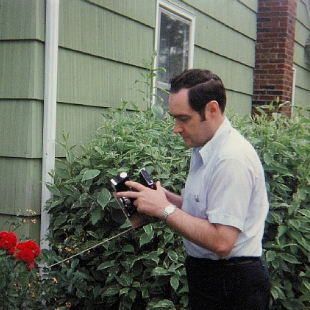
#> input picture left.png, 310 x 310 px
$ python harris_matching_plot.py   (Python 2 division)
#> lines starting #> are read from the running program, lines starting #| are printed output that depends on the picture; after the words box and inside, x2 and y2 are one past the last pixel; in counts of white or black regions, pixels touching at a corner belong together
### harris.py
# -*- coding: utf-8 -*-
from scipy.ndimage import filters
import numpy as np
from numpy import *
import cv2
import matplotlib.pyplot as plt
from PIL import Image
from matplotlib.pyplot import *
def compute_harris_response(im,sigma=3):
    """Compute the Harris corner detector response function
       for each pixel in a graylevel image."""
    imx = np.zeros(im.shape)
    filters.gaussian_filter(im, (sigma,sigma), (0,1), imx)
    imy = np.zeros(im.shape)
    filters.gaussian_filter(im, (sigma,sigma), (1,0), imy)
    # compute components of the Harris matrix
    Wxx = filters.gaussian_filter(imx*imx,sigma)
    Wxy = filters.gaussian_filter(imx*imy,sigma)
    Wyy = filters.gaussian_filter(imy*imy,sigma)
    # determinant and trace
    Wdet = Wxx*Wyy - Wxy**2
    Wtr = Wxx + Wyy
    return Wdet / Wtr
def get_harris_points(harrisim,min_dist=10,threshold=0.1):
    """ Return corners from a Harris response image
    min_dist is the minimum number of pixels separating
     corners and image boundary"""
    # find top corner candidates above a threshold
    corner_threshold = harrisim.max() * threshold
    harrisim_t = (harrisim > corner_threshold) * 1
    # get coordinates of candidates
    coords = np.array(harrisim_t.nonzero()).T
    # ...and their values
    candidate_values = [harrisim[c[0],c[1]] for c in coords]
    # sort candidates
    index = np.argsort(candidate_values)
    # store allowed point locations in array
    allowed_locations = np.zeros(harrisim.shape)
    allowed_locations[min_dist:-min_dist,min_dist:-min_dist] = 1
    # select the best points taking min_distance into account
    filtered_coords = []
    for i in index:
        if allowed_locations[coords[i,0],coords[i,1]] == 1:
            filtered_coords.append(coords[i])
            allowed_locations[(coords[i,0]-min_dist):(coords[i,0]+min_dist),
            (coords[i,1]-min_dist):(coords[i,1]+min_dist)] = 0
    return filtered_coords
def plot_harris_points(image,filtered_coords):
    """ Plots corners found in image. """
    figure()
    gray()
    imshow(image)
    plot([p[1] for p in filtered_coords],[p[0] for p in filtered_coords],"*")
    axis("off")
    show()
def get_descriptors(image,filtered_coords,wid=5):
    """ For each point return pixel values around the point
    using a neighbourhood of width 2*wid+1. (Assume points are
    extracted with min_distance > wid). """
    desc = []
    for coords in filtered_coords:
        patch = image[coords[0]-wid:coords[0]+wid+1,coords[1]-wid:coords[1]+wid+1].flatten()
        desc.append(patch)
    return desc
def match(desc1,desc2,threshold=0.5):
    """ For each corner point descriptor in the first image,
    select its match to second image using
    normalized cross correlation. """
    n = len(desc1[0])
    # pair-wise distances
    d = -ones((len(desc1),len(desc2)))
    for i in range(len(desc1)):
        for j in range(len(desc2)):
            d1 = (desc1[i] - mean(desc1[i])) / std(desc1[i])
            d2 = (desc2[j] - mean(desc2[j])) / std(desc2[j])
            ncc_value = sum(d1 * d2) / (n-1)
            if ncc_value > threshold:
                d[i,j] = ncc_value
    ndx = argsort(-d)
    matchscores = ndx[:,0]
    return matchscores
def match_twosided(desc1,desc2,threshold=0.5):
    """ Two-sided symmetric version of match(). """
    matches_12 = match(desc1,desc2,threshold)
    matches_21 = match(desc2,desc1,threshold)
    ndx_12 = where(matches_12 >= 0)[0]
    # remove matches that are not symmetric
    for n in ndx_12:
        if matches_21[matches_12[n]] != n:
            matches_12[n] = -1
    return matches_12

def appendimages(im1,im2):
    """ Return a new image that appends the two images side-by-side. """
    # select the image with the fewest rows and fill in enough empty rows
    rows1 = im1.shape[0]
    rows2 = im2.shape[0]
    if rows1 < rows2:
        im1 = concatenate((im1,zeros((rows2-rows1,im1.shape[1]))),axis=0)
    elif rows1 > rows2:
        im2 = concatenate((im2,zeros((rows1-rows2,im2.shape[1]))),axis=0)
    # if none of these cases they are equal, no filling needed.
    return concatenate((im1,im2), axis=1)
def plot_matches(im1,im2,locs1,locs2,matchscores,show_below=True):
    """ Show a figure with lines joining the accepted matches
    input: im1,im2 (images as arrays), locs1,locs2 (feature locations),
    matchscores (as output from ’match()’),
    show_below (if images should be shown below matches). """
    im3 = appendimages(im1,im2)
    if show_below:
        im3 = vstack((im3,im3))
        imshow(im3)
        cols1 = im1.shape[1]
    for i,m in enumerate(matchscores):
        if m>0:
            plot([locs1[i][1],locs2[m][1]+cols1],[locs1[i][0],locs2[m][0]],"c")
    axis("off")
# [9 lines of commented-out code are left out]
im = np.array(Image.open("left.png").convert("L"))
harrisim = compute_harris_response(im)
filtered_coords = get_harris_points(harrisim,6)
#> in get_harris_points, `corner_threshold = harrisim.max() * threshold`: corner_threshold = 4.33
#> in get_harris_points, `harrisim_t = (harrisim > corner_threshold) * 1`:
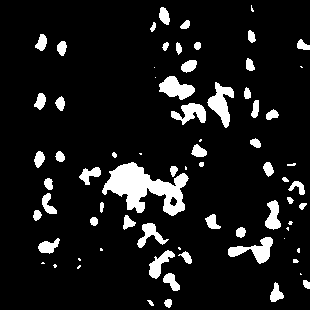
#> harrisim_t: shape (310, 310) int64; values 0 (black) and 1 (white), 9.8% white; 73 white regions (18 under 20 px), largest, box (x1, y1, x2, y2) and area: (102, 162, 189, 216) 2253, (207, 82, 234, 128) 580, (228, 237, 273, 264) 521
#> in get_harris_points, `coords = np.array(harrisim_t.nonzero()).T`: coords = 9452 pairs, first value 5 to 307, second value 33 to 309
#> in get_harris_points, `candidate_values = [harrisim[c[0],c[1]] for c in coords]`: candidate_values = 9452 values, max 43.26 at index 8368, min 4.33 at index 2599, mean 7.77
#> in get_harris_points, `index = np.argsort(candidate_values)`: index = 9452 values, max 9451 at index 1133, min 0 at index 38, mean 4725.5
#> the loop in get_harris_points, `for i in index:` made 9452 passes
#> i on passes 1 to 3: 2599, 3256, 2569
#> after the loop in get_harris_points, `for i in index:`: allowed_locations: shape (310, 310) float64; values 0 (black) and 1 (white), 63.6% white; 19 black regions, largest, box (x1, y1, x2, y2) and area: (0, 0, 310, 310) 18721, (148, 36, 236, 133) 4592, (222, 194, 297, 269) 2712
#> after the loop in get_harris_points, `for i in index:`: filtered_coords = 283 pairs, first value 8 to 303, second value 33 to 303
plot_harris_points(im, filtered_coords)
#######match

### harris_matching_plot.py
import harris
from PIL import Image
from matplotlib.pyplot import *
from numpy import *
import cv2
wid = 8
im1=np.array(Image.open("left.png").convert("L"))
im2=np.array(Image.open("right.png").convert("L"))
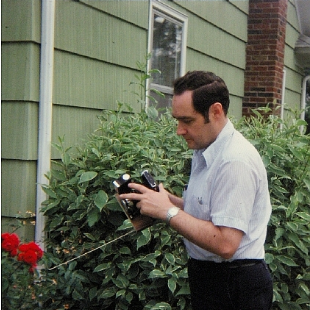
#> input picture right.png, 310 x 310 px
harrisim = harris.compute_harris_response(im1,5)
filtered_coords1 = harris.get_harris_points(harrisim,wid+1)
#> in get_harris_points (call 2), `harrisim_t = (harrisim > corner_threshold) * 1`: harrisim_t: shape (310, 310) int64; values 0 (black) and 1 (white), 9.8% white; 28 white regions (3 under 20 px), largest, box (x1, y1, x2, y2) and area: (163, 54, 241, 137) 3041, (111, 167, 187, 214) 1970, (229, 226, 274, 266) 1046
#> the loop in get_harris_points (call 2), `for i in index:` made 9409 passes
#> i on passes 1 to 3: 4925, 9376, 307
#> after the loop in get_harris_points (call 2), `for i in index:`: allowed_locations: shape (310, 310) float64; values 0 (black) and 1 (white), 62.8% white; 11 black regions, largest, box (x1, y1, x2, y2) and area: (0, 0, 310, 310) 24538, (74, 158, 200, 244) 5334, (30, 29, 69, 58) 867
#> filtered_coords1 = 117 pairs, first value 9 to 300, second value 33 to 299
d1 = harris.get_descriptors(im1,filtered_coords1,wid)
#> the loop in get_descriptors, `for coords in filtered_coords:` made 117 passes
#> coords on passes 1 to 12: [174, 111], [22, 190], [293, 270], [38, 42], [48, 60], [101, 67], [264, 183], [96, 235], [176, 94], [289, 180], [219, 142], [275, 175]
#> after the loop in get_descriptors, `for coords in filtered_coords:`: desc = 117 items
#> d1 = 117 items
harrisim = harris.compute_harris_response(im2,5)
filtered_coords2 = harris.get_harris_points(harrisim,wid+1)
#> call 3 of get_harris_points, with min_dist = 9, threshold = 0.1
#> in get_harris_points (call 3), `corner_threshold = harrisim.max() * threshold`: corner_threshold = 1.63
#> in get_harris_points (call 3), `harrisim_t = (harrisim > corner_threshold) * 1`: harrisim_t: shape (310, 310) int64; values 0 (black) and 1 (white), 10.7% white; 28 white regions (3 under 20 px), largest, box (x1, y1, x2, y2) and area: (157, 58, 255, 141) 3601, (112, 174, 189, 234) 2249, (231, 227, 276, 269) 1034
#> in get_harris_points (call 3), `coords = np.array(harrisim_t.nonzero()).T`: coords = 10310 pairs, first value 17 to 309, second value 28 to 309
#> in get_harris_points (call 3), `candidate_values = [harrisim[c[0],c[1]] for c in coords]`: candidate_values = 10310 values, max 16.29 at index 9136, min 1.63 at index 679, mean 2.98
#> in get_harris_points (call 3), `index = np.argsort(candidate_values)`: index = 10310 values, max 10309 at index 335, min 0 at index 55, mean 5154.5
#> the loop in get_harris_points (call 3), `for i in index:` made 10310 passes
#> i on passes 1 to 3: 679, 5337, 7742
#> after the loop in get_harris_points (call 3), `for i in index:`:
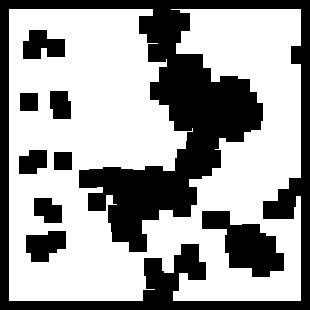
#> allowed_locations: shape (310, 310) float64; values 0 (black) and 1 (white), 61.9% white; 9 black regions, largest, box (x1, y1, x2, y2) and area: (0, 0, 310, 310) 29764, (202, 211, 284, 277) 2789, (26, 231, 66, 262) 918
#> after the loop in get_harris_points (call 3), `for i in index:`: filtered_coords = 125 pairs, first value 17 to 299, second value 28 to 300
#> filtered_coords2 has the same summary as filtered_coords in get_harris_points
d2 = harris.get_descriptors(im2,filtered_coords2,wid)
#> the loop in get_descriptors (call 2), `for coords in filtered_coords:` made 125 passes
#> coords on passes 1 to 12: [50, 32], [167, 203], [210, 272], [271, 197], [296, 164], [78, 187], [198, 287], [133, 235], [280, 155], [102, 29], [122, 183], [39, 38]
#> d2 = 125 items
print "starting matching"
e1 = cv2.getTickCount()
matches = harris.match_twosided(d1,d2)
#> in match, `n = len(desc1[0])`: n = 289
#> in match, `d = -ones((len(desc1),len(desc2)))`: d: shape (117, 125) float64; every value is -1
#> the loop in match, `for i in range(len(desc1)):` made 117 passes
#> after the loop in match, `for i in range(len(desc1)):`:
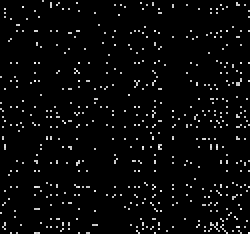
#> d: shape (117, 125) float64 (shown 2 times larger); min -1, max 0.993, mean -0.929; drawn with min black and max white
#> in match, `matchscores = ndx[:,0]`: matchscores = 117 values, max 124 at index 116, min 0 at index 54, mean 74.21
#> in match_twosided, `matches_12 = match(desc1,desc2,threshold)`: matches_12 has the same summary as matchscores in match
#> call 2 of match, with threshold = 0.5
#> in match (call 2), `d = -ones((len(desc1),len(desc2)))`: d: shape (125, 117) float64; every value is -1
#> the loop in match (call 2), `for i in range(len(desc1)):` made 125 passes
#> after the loop in match (call 2), `for i in range(len(desc1)):`:
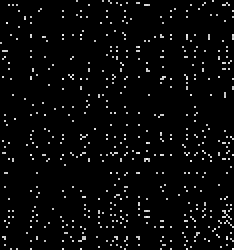
#> d: shape (125, 117) float64 (shown 2 times larger); min -1, max 0.993, mean -0.929; drawn with min black and max white
#> in match (call 2), `matchscores = ndx[:,0]`: matchscores = 125 values, max 116 at index 19, min 0 at index 21, mean 71.93
#> in match_twosided, `matches_21 = match(desc2,desc1,threshold)`: matches_21 has the same summary as matchscores in match
#> in match_twosided, `ndx_12 = where(matches_12 >= 0)[0]`: ndx_12 = 117 values from 0 to 116
#> the loop in match_twosided, `for n in ndx_12:` made 117 passes
#> after the loop in match_twosided, `for n in ndx_12:`: matches_12 = 117 values, max 124 at index 116, min -1 at index 1, mean 24.99
#> matches has the same summary as matches_12 in match_twosided
e2 = cv2.getTickCount()
t = (e2 - e1)/cv2.getTickFrequency()
print "matching process takes time:",t, " s"
figure()
gray()
harris.plot_matches(im1,im2,filtered_coords1,filtered_coords2,matches)
#> in plot_matches, `im3 = vstack((im3,im3))`:
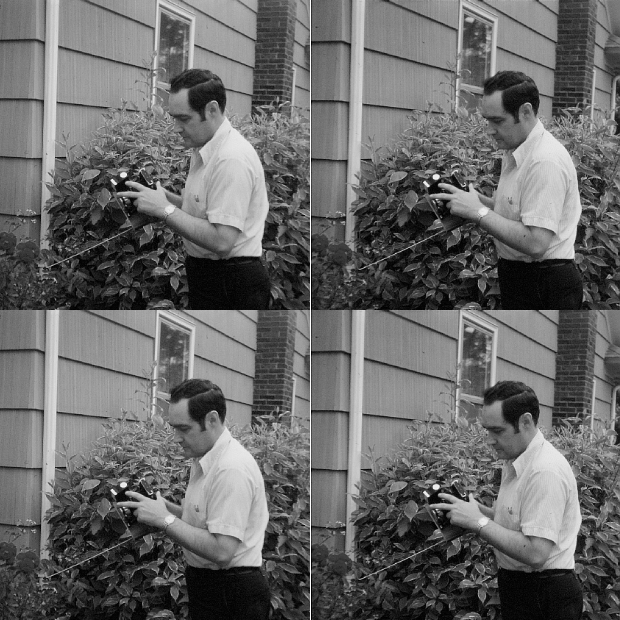
#> im3: shape (620, 620); min 0, max 255, mean 104.7
#> the loop in plot_matches, `for i,m in enumerate(matchscores):` made 117 passes
#> m on passes 1 to 12: 21, -1, -1, 11, -1, -1, -1, 59, -1, -1, -1, -1
show()
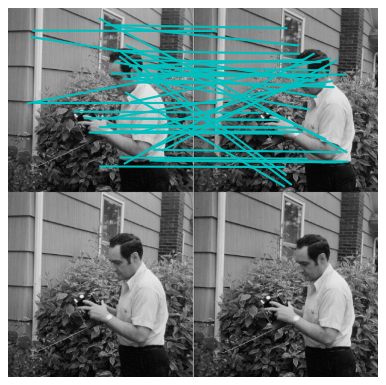
#> figure drawn by matplotlib, 1 panel
